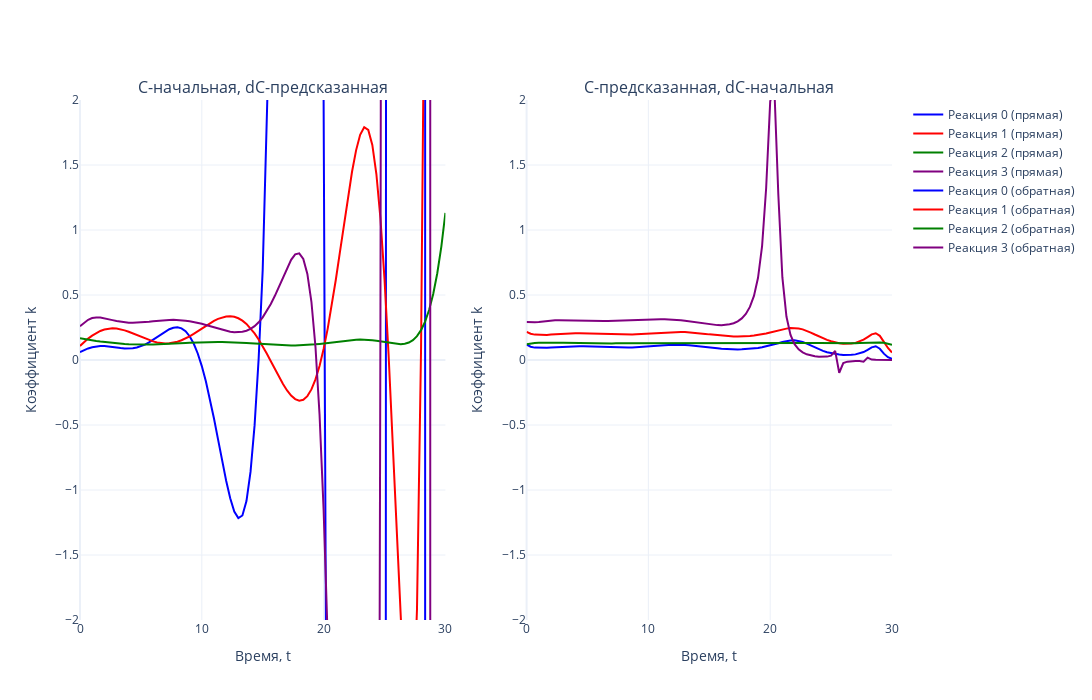

The cell this chart's notebook holds for it:
### Markdown cell above
## Генерация k в ходе обратной задачи

### Code cell
# Задаем цвета (4 цвета для реакций)
colors = ['blue', 'red', 'green', 'purple']

# Создаем два подграфика (2 столбца, 1 строка)
fig = make_subplots(rows=1, cols=2, subplot_titles=['C-начальная, dС-предсказанная', 'C-предсказанная, dС-начальная'])

# Первый график (прямая задача)
for i in range(N_REACTION):  
    fig.add_trace(go.Scatter(
        x=tsteps, 
        y=k_test_1[i, :], 
        mode='lines', 
        name=f'Реакция {i} (прямая)',
        line=dict(color=colors[i % len(colors)])  # Применяем цвета циклично
    ), row=1, col=1)

# Второй график (обратная задача)
for i in range(N_REACTION):  
    fig.add_trace(go.Scatter(
        x=tsteps, 
        y=k_test_2[i, :], 
        mode='lines', 
        name=f'Реакция {i} (обратная)',
        line=dict(color=colors[i % len(colors)])  # Применяем цвета циклично
    ), row=1, col=2)

# Настройки общего макета
fig.update_layout(
    template='plotly_white',
    width=1400,  # Общая ширина холста
    height=700,  # Высота холста
    showlegend=True
)

# Ограничение оси Y
fig.update_yaxes(range=[-2, 2], title_text='Коэффициент k', row=1, col=1)
fig.update_yaxes(range=[-2, 2], title_text='Коэффициент k', row=1, col=2)

# Подписи оси X
fig.update_xaxes(title_text='Время, t', row=1, col=1)
fig.update_xaxes(title_text='Время, t', row=1, col=2)

# Отображение графика
fig.show()
